Frame 1 (no input): blank canvas, image omitted
Frame 60 (no input): blank canvas, image omitted
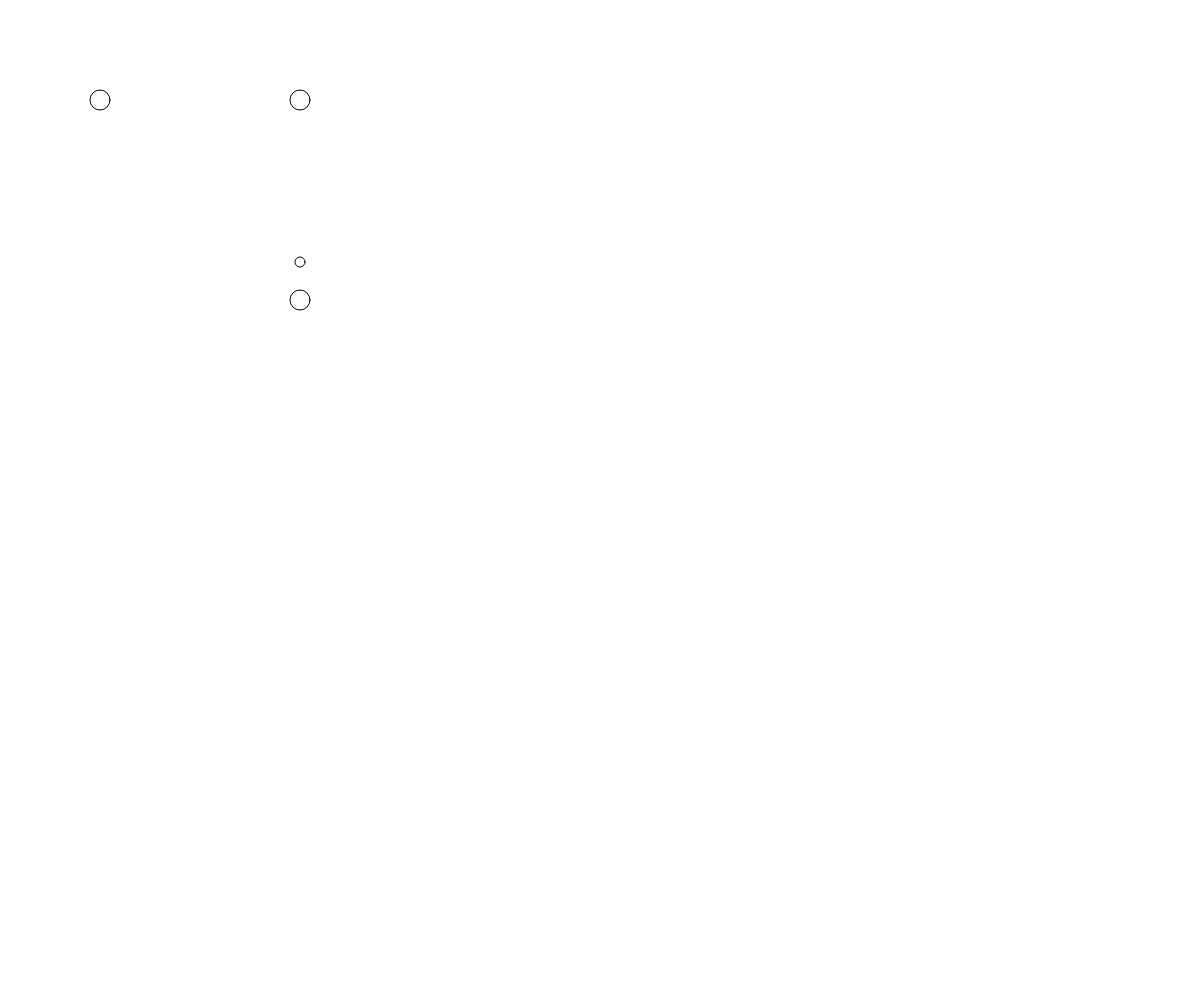
Frame 120 (the mouse pressed at the canvas centre since frame 60)

The p5.js sketch whose frames 1 and 60 were blank and that drew this single picture after the mouse press (run headless with seeded random() and noise() and a simulated clock; from frame 60 on, the mouse is pressed at the canvas centre):

// p5.js sketch
// ── sketch.js
let route, t, i;
function setup() {
  createCanvas(windowWidth, windowHeight);

  //点の座標
  //この三点は定点であり、動かない

  route = [
    { x: 100, y: 100 },
    { x: 300, y: 300 },
    { x: 300, y: 100 },
  ];
  t = 0;
  i = 0;
}

function draw() {
  // put drawing code here
  clear();

  //定点を表示
  route.forEach((r) => {
    circle(r.x, r.y, 20);
  });
  //prev~nextまでを線形補間して、tの位置に円を移動させる

  const prev = route[i];
  const next = route[(i + 1) % route.length]; //iよりひとつ次の数
  //x,yは動く点の座標が格納される
  //x軸、y軸ごとにtを増やして線形補間すると、prevからnextまで真っ直ぐ進む
  const x = lerp(prev.x, next.x, t);
  const y = lerp(prev.y, next.y, t);
  circle(x, y, 10);

  t += 0.01;
  if (t > 1) {
    t = 0;
    i++;
    i %= route.length;
  }
}
